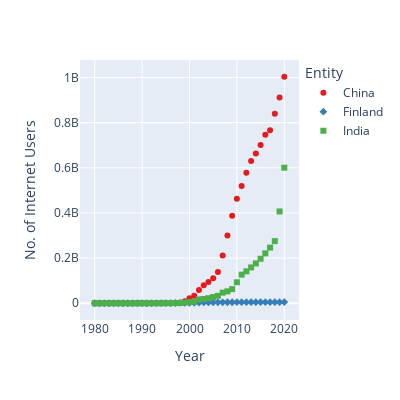

Here is the notebook cell this chart was saved with:
### Code cell
color=px.colors.qualitative.Set1
px.scatter(
    data_frame=df_country, x='Year', y='No. of Internet Users', 
    width=400, height=400, color='Entity', color_discrete_sequence=px.colors.qualitative.Set1, symbol='Entity'
)

### Figure 1 — Plotly figure (JSON) as saved in the notebook; plotly's stock layout.template omitted (floating-point values rounded to 4 significant figures)
{"data": [{"hovertemplate": "Entity=China<br>Year=%{x}<br>No. of Internet Users=%{y}<extra></extra>", "legendgroup": "China", "marker": {"color": "rgb(228,26,28)", "symbol": "circle"}, "mode": "markers", "name": "China", "orientation": "v", "showlegend": true, "type": "scatter", "x": [1980, 1981, 1982, 1983, 1984, 1985, 1986, 1987, 1988, 1989, 1990, 1991, 1992, 1993, 1994, 1995, 1996, 1997, 1998, 1999, 2000, 2001, 2002, 2003, 2004, 2005, 2006, 2007, 2008, 2009, 2010, 2011, 2012, 2013, 2014, 2015, 2016, 2017, 2018, 2019, 2020], "xaxis": "x", "y": [0, 0, 0, 0, 0, 0, 0, 0, 0, 0, 0, 0, 0, 2017, 14102, 60356, 160682, 400984, 2101421, 8890827, 22449303, 33595872, 58867578, 79910145, 94667627, 111218923, 138178103, 211442115, 300617785, 387007303, 462429626, 519767537, 578056810, 630253951, 663505855, 701038864, 745805312, 765779840, 838905119, 911554782, 1003218650], "yaxis": "y"}, {"hovertemplate": "Entity=Finland<br>Year=%{x}<br>No. of Internet Users=%{y}<extra></extra>", "legendgroup": "Finland", "marker": {"color": "rgb(55,126,184)", "symbol": "diamond"}, "mode": "markers", "name": "Finland", "orientation": "v", "showlegend": true, "type": "scatter", "x": [1980, 1981, 1982, 1983, 1984, 1985, 1986, 1987, 1988, 1989, 1990, 1991, 1992, 1993, 1994, 1995, 1996, 1997, 1998, 1999, 2000, 2001, 2002, 2003, 2004, 2005, 2006, 2007, 2008, 2009, 2010, 2011, 2012, 2013, 2014, 2015, 2016, 2017, 2018, 2019, 2020], "xaxis": "x", "y": [0, 0, 0, 0, 0, 0, 0, 0, 0, 0, 20000, 70066, 95139, 130134, 250104, 710019, 859931, 1000165, 1311708, 1668203, 1928058, 2236309, 3246727, 3608432, 3784653, 3907273, 4195094, 4272207, 4445687, 4403987, 4660153, 4779848, 4865982, 4977352, 4725802, 4735464, 4819506, 4817916, 4902695, 4947707, 5096511], "yaxis": "y"}, {"hovertemplate": "Entity=India<br>Year=%{x}<br>No. of Internet Users=%{y}<extra></extra>", "legendgroup": "India", "marker": {"color": "rgb(77,175,74)", "symbol": "square"}, "mode": "markers", "name": "India", "orientation": "v", "showlegend": true, "type": "scatter", "x": [1980, 1981, 1982, 1983, 1984, 1985, 1986, 1987, 1988, 1989, 1990, 1991, 1992, 1993, 1994, 1995, 1996, 1997, 1998, 1999, 2000, 2001, 2002, 2003, 2004, 2005, 2006, 2007, 2008, 2009, 2010, 2011, 2012, 2013, 2014, 2015, 2016, 2017, 2018, 2019, 2020], "xaxis": "x", "y": [0, 0, 0, 0, 0, 0, 0, 0, 0, 0, 0, 0, 1010, 2021, 10110, 252920, 455593, 709331, 1420073, 2842899, 5589912, 7122787, 16890688, 18845094, 22454138, 27573640, 32890943, 46992826, 52854988, 62650376, 93046022, 126642456, 141468081, 158809242, 176478273, 197107112, 220874988, 246463630, 274913663, 406634942, 600446441], "yaxis": "y"}], "layout": {"height": 400, "legend": {"title": {"text": "Entity"}, "tracegroupgap": 0}, "margin": {"t": 60}, "width": 400, "xaxis": {"anchor": "y", "domain": [0, 1], "title": {"text": "Year"}}, "yaxis": {"anchor": "x", "domain": [0, 1], "title": {"text": "No. of Internet Users"}}}}
